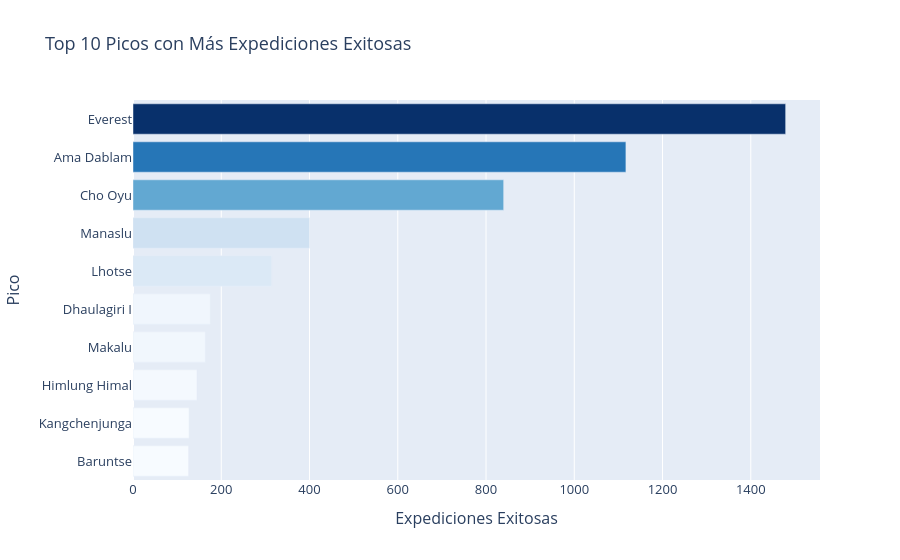

Write notebook code for a chart like this one.
### Code cell
# Top 10 picos con más expediciones exitosas
top_peaks = (
    master[master['success1'] == True]
    .groupby(['peakid', 'pkname'])
    .size()
    .reset_index(name='expediciones_exitosas')
    .sort_values('expediciones_exitosas', ascending=False)
    .head(10)
)

fig_top = px.bar(
    top_peaks.sort_values('expediciones_exitosas'),
    x='expediciones_exitosas',
    y='pkname',
    orientation='h',
    title='Top 10 Picos con Más Expediciones Exitosas',
    labels={'expediciones_exitosas': 'Expediciones Exitosas', 'pkname': 'Pico'},
    color='expediciones_exitosas',
    color_continuous_scale='Blues',
)
fig_top.update_layout(coloraxis_showscale=False, font_size=13)
fig_top.write_image(str(FIGURES / 'top_peaks.png'), scale=2)
fig_top.show()

### Figure 1 — Plotly figure (JSON) as saved in the notebook; plotly's stock layout.template omitted (floating-point values rounded to 4 significant figures)
{"data": [{"hovertemplate": "Expediciones Exitosas=%{marker.color}<br>Pico=%{y}<extra></extra>", "legendgroup": "", "marker": {"color": [126, 127, 145, 164, 175, 314, 400, 840, 1117, 1479], "coloraxis": "coloraxis", "pattern": {"shape": ""}}, "name": "", "orientation": "h", "showlegend": false, "textposition": "auto", "type": "bar", "x": [126, 127, 145, 164, 175, 314, 400, 840, 1117, 1479], "xaxis": "x", "y": ["Baruntse", "Kangchenjunga", "Himlung Himal", "Makalu", "Dhaulagiri I", "Lhotse", "Manaslu", "Cho Oyu", "Ama Dablam", "Everest"], "yaxis": "y"}], "layout": {"barmode": "relative", "coloraxis": {"colorbar": {"title": {"text": "Expediciones Exitosas"}}, "colorscale": [[0, "rgb(247,251,255)"], [0.125, "rgb(222,235,247)"], [0.25, "rgb(198,219,239)"], [0.375, "rgb(158,202,225)"], [0.5, "rgb(107,174,214)"], [0.625, "rgb(66,146,198)"], [0.75, "rgb(33,113,181)"], [0.875, "rgb(8,81,156)"], [1, "rgb(8,48,107)"]], "showscale": false}, "font": {"size": 13}, "legend": {"tracegroupgap": 0}, "title": {"text": "Top 10 Picos con Más Expediciones Exitosas"}, "xaxis": {"anchor": "y", "domain": [0, 1], "title": {"text": "Expediciones Exitosas"}}, "yaxis": {"anchor": "x", "domain": [0, 1], "title": {"text": "Pico"}}}}
